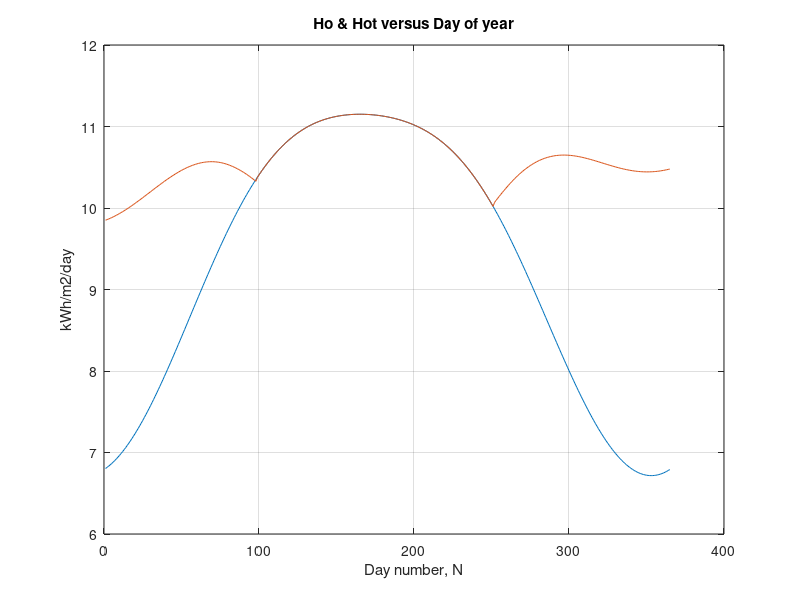

Here is the MATLAB script that generated this plot:
% % % % % % % % % % % % % % % % % % % % % % % % % 
% Description : Calculation of the incident energy on a Tilted surface
%               given the latitude and day number.Changing angles 3 time a year (ignoring atmospheric
%               effects
% INPUTS
%       N= Day number,N=1 for jan 1st & N=365 for dec 31st
%       Q= Latitude of the place in degrees (convert to radians)
clc
clear
%%%%%%%%%%%%%%%%%%%%%%%%%%%%%%%%%%%%%%%%%%%%%%%%%%
% Results = B=23 deg for N:1 to 98
%           B=0 deg for N:99 to 251
%           B=30 deg for N:252 to 365
%%%%%%%%%%%%%%%%%%%%%%%%%%%%%%%%%%%%%%%%%%%%%%%%%%
% INPUTS

% Locality
% Latitude Q = 22.5289442 deg North (IIT indore,APJ)
Q= 22.53;
Q=Q*pi/180; % in radians 


%constants
Lsc = 1.37 ; %kW/m2 - mean solar constant
disp(['Hot-MIN',"\t\t",'H-RIPPLE',"\t",'LATITUDE,deg',"\t",'TILT ANGLE,deg']);
Bmax= 45*pi/180;
% Calculation of insolation and energy on all days of the year
    
    for N=1:365
        
    %Calculation of declination
    a = 2*pi*(N-80)/365 ;
    d = 23.45*sin(a)*(pi/180) ; % radians

    % calculation of extra-terrestrial insolation scale factor and hour
    % angle
    k = 1 + 0.033*cos(2*pi*N/365);
    wsr = acos(-1*tan(d)*tan(Q));
    
    % Calculation of daily energy available for horizontal surface
    % (kWh/m2/day)
    if(N>=1)&&(N<=98)
        B=23*pi/180;
        wsrb = acos(-1*tan(d)*tan(Q-B));
         wsrt = min(wsr,wsrb);   
        Hot(N) = (24*k*Lsc/pi)*(cos(d)*cos(Q-B)*sin(wsrt) + wsrt*sin(d)*sin(Q-B));
    elseif (N>98) && (N<=251)
        B=0;
        wsrb = acos(-1*tan(d)*tan(Q-B));
         wsrt = min(wsr,wsrb);   
        Hot(N) = (24*k*Lsc/pi)*(cos(d)*cos(Q-B)*sin(wsrt) + wsrt*sin(d)*sin(Q-B));
    else
            B=30*pi/180;
             wsrb = acos(-1*tan(d)*tan(Q-B));
         wsrt = min(wsr,wsrb);   
        Hot(N) = (24*k*Lsc/pi)*(cos(d)*cos(Q-B)*sin(wsrt) + wsrt*sin(d)*sin(Q-B));
    end
            Ho(N) = (24*k*Lsc/pi)*(cos(d)*cos(Q)*sin(wsr) + wsr*sin(d)*sin(Q));
    days(N) = N;
    end
  figure
plot(days,Ho,days,Hot);grid, xlabel('Day number, N'), ylabel('kWh/m2/day'), title('Ho & Hot versus Day of year');

  
   
    
